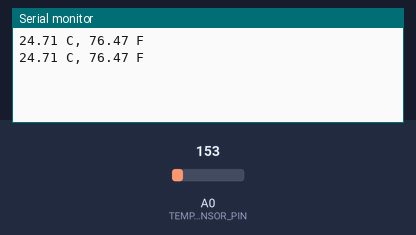
Bench run of a sketch on a simulated Arduino Uno, built with avr-gcc and run on an emulated ATmega328P. Parts: the last lines printed to the serial monitor. The test bench sets the inputs (shaded band); at power-on: A0 (TEMP_SENSOR_PIN) = 153.

Above: at 1.8 s.
1.9 s: A0 (TEMP_SENSOR_PIN) set to 165
At 2.8 s:
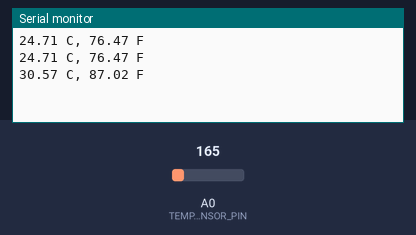
3.4 s: A0 (TEMP_SENSOR_PIN) set to 175
At 4.8 s:
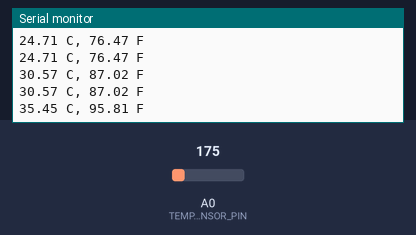
Timing chart, 0 to 6.4 s (numbered marks = the images above; inputs shaded):
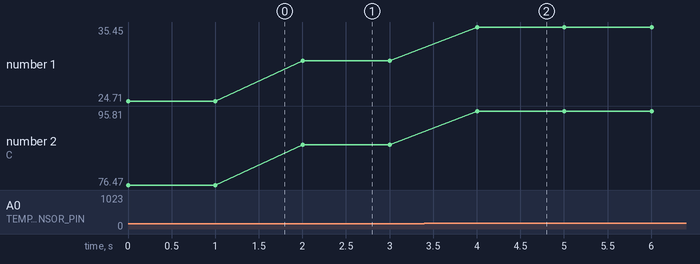

Measured:
- after the input at 1.9 s, the serial monitor: prints a new line after 0.10 s (image 1)
- after the input at 3.4 s, the serial monitor: prints a new line after 0.60 s (image 2)
- plotted number 1: 24.71 → 30.57 after the input at 1.9 s, 30.57 → 35.45 after the input at 3.4 s
- plotted number 2: 76.47 → 87.02 after the input at 1.9 s, 87.02 → 95.81 after the input at 3.4 s

The sketch:

SensorTest.ino
```cpp
const unsigned int TEMP_SENSOR_PIN = A0;
const float SUPPLY_VOLTAGE = 5.0;
const unsigned int BAUD_RATE = 9600;

void setup() {
  Serial.begin(BAUD_RATE);
}

void loop() {
  const float tempC = get_temperature();
  const float tempF = (tempC * 9.0 / 5.0) + 32.0;
  Serial.print(tempC);
  Serial.print(" C, ");
  Serial.print(tempF);
  Serial.println(" F");
  delay(1000);
}

const float get_temperature() {
  const int sensor_voltage = analogRead(TEMP_SENSOR_PIN);
  const float voltage = sensor_voltage * SUPPLY_VOLTAGE / 1024;
  return (voltage * 1000 - 500) / 10;
}
```
